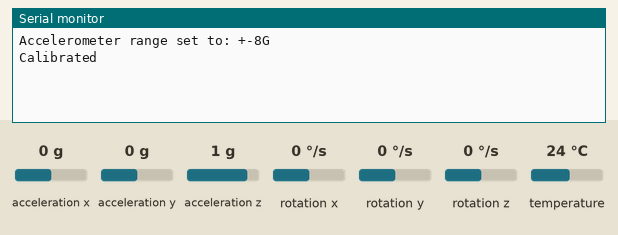
This sketch was run on a simulated Arduino Leonardo, built with avr-gcc and run on an emulated ATmega32U4. Parts: the last lines printed to the serial monitor. The inputs (shaded band) are chosen by the test bench; at power-on: acceleration z 1 g, acceleration x 0 g, acceleration y 0 g, rotation x 0 °/s, rotation y 0 °/s, rotation z 0 °/s, temperature 24 °C.

Above: at 1.3 s.
1.4 s: acceleration z set to -1.4 g
At 2.0 s:
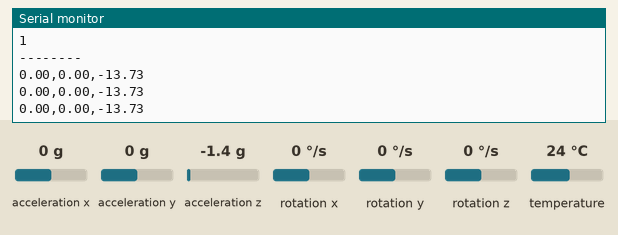
3.3 s: acceleration x set to -1.4 g
At 3.8 s:
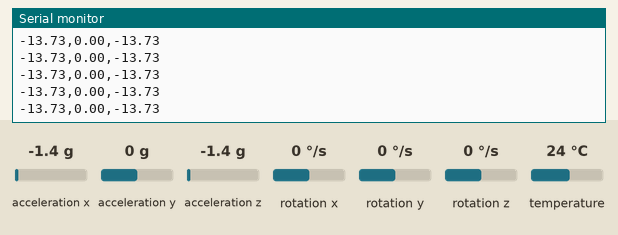
4.8 s: acceleration y set to -1.4 g
At 5.7 s:
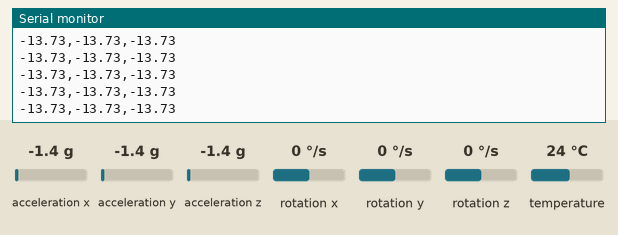
Timing chart, 0 to 7.8 s (numbered marks = the images above; inputs shaded):
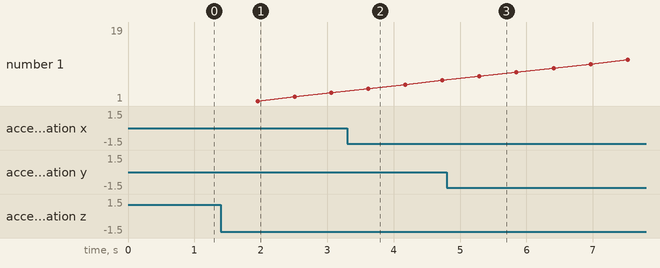

The sketch:

Log_data.ino
```cpp
#include <Adafruit_MPU6050.h>
#include <Adafruit_Sensor.h>
#include <Wire.h>

Adafruit_MPU6050 mpu;
int count =1;
float x_initial, y_initial, z_initial;
void setup() {
  Serial.begin(115200);
  while (!Serial)
    delay(10); // will pause Zero, Leonardo, etc until serial console opens

  //Serial.println("Adafruit MPU6050 test!");

  // Try to initialize!
  if (!mpu.begin(0x69)) {
    //Serial.println("Failed to find MPU6050 chip");
    while (1) {
      delay(10);
    }
  }
  //Serial.println("MPU6050 Found!");

  mpu.setAccelerometerRange(MPU6050_RANGE_8_G);
  Serial.print("Accelerometer range set to: ");
  switch (mpu.getAccelerometerRange()) {
  case MPU6050_RANGE_2_G:
    Serial.println("+-2G");
    break;
  case MPU6050_RANGE_4_G:
    Serial.println("+-4G");
    break;
  case MPU6050_RANGE_8_G:
    Serial.println("+-8G");
    break;
  case MPU6050_RANGE_16_G:
    Serial.println("+-16G");
    break;
  }
  mpu.setGyroRange(MPU6050_RANGE_500_DEG);
  //Serial.print("Gyro range set to: ");
  switch (mpu.getGyroRange()) {
  case MPU6050_RANGE_250_DEG:
    //Serial.println("+- 250 deg/s");
    break;
  case MPU6050_RANGE_500_DEG:
    //Serial.println("+- 500 deg/s");
    break;
  case MPU6050_RANGE_1000_DEG:
    //Serial.println("+- 1000 deg/s");
    break;
  case MPU6050_RANGE_2000_DEG:
   // Serial.println("+- 2000 deg/s");
    break;
  }

  mpu.setFilterBandwidth(MPU6050_BAND_21_HZ);
 // Serial.print("Filter bandwidth set to: ");
  switch (mpu.getFilterBandwidth()) {
  case MPU6050_BAND_260_HZ:
   // Serial.println("260 Hz");
    break;
  case MPU6050_BAND_184_HZ:
    //Serial.println("184 Hz");
    break;
  case MPU6050_BAND_94_HZ:
    //Serial.println("94 Hz");
    break;
  case MPU6050_BAND_44_HZ:
    //Serial.println("44 Hz");
    break;
  case MPU6050_BAND_21_HZ:
   // Serial.println("21 Hz");
    break;
  case MPU6050_BAND_10_HZ:
  //  Serial.println("10 Hz");
    break;
  case MPU6050_BAND_5_HZ:
    //Serial.println("5 Hz");
    break;
  }

 // Serial.println("");
  delay(100);
  calibrate_mpu();

}

void loop() {
  detect_motion();

}

void read_data(){

  for(int i =0;i<40;i++){
  sensors_event_t a, g, temp;
  mpu.getEvent(&a, &g, &temp);

  Serial.print(a.acceleration.x );
  Serial.print(",");
  Serial.print(a.acceleration.y );
  Serial.print(",");
  Serial.println(a.acceleration.z);
  delay(10);
  }
  Serial.println("");
  Serial.println("--------");
  Serial.println(count);
  Serial.println("--------");
  count++;
}

void calibrate_mpu(){
  float totX, totY, totZ;
  sensors_event_t a, g, temp;


  for (int i = 0; i < 10; i++) {
    mpu.getEvent(&a, &g, &temp);
    totX = totX + a.acceleration.x;
    totY = totY + a.acceleration.y;
    totZ = totZ + a.acceleration.z;
  }
  x_initial = totX / 10;
  y_initial = totY / 10;
  z_initial = totZ / 10;
  Serial.println("Calibrated");
}

void detect_motion(){
   sensors_event_t a, g, temp;
  mpu.getEvent(&a, &g, &temp);
  if( abs(a.acceleration.x - x_initial) +abs(a.acceleration.y - y_initial) + abs(a.acceleration.z - z_initial) > 20){
    read_data();
  }
  else{
    delay(5);
  }
}
```

Measured:
- after the input at 1.4 s, the serial monitor: prints a new line at once (image 1)
- after the input at 3.3 s, the serial monitor: prints a new line at once (image 2)
- after the input at 4.8 s, the serial monitor: prints a new line at once (image 3)
